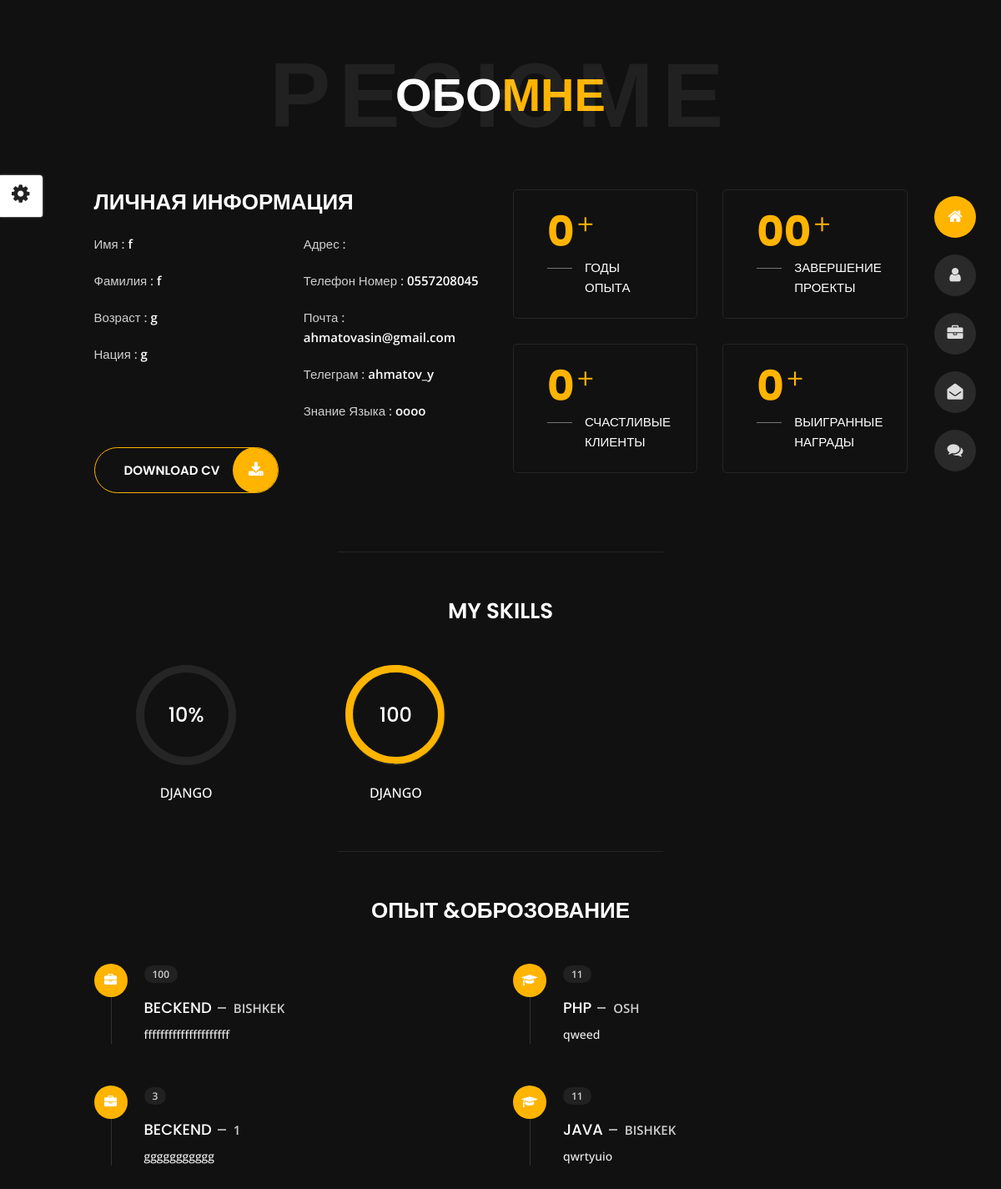
/about, run on the app's committed database.
### apps/settings/models.py (models this page shows, shortened)
class About(models.Model):
    first_name = models.CharField(
        max_length=255,
        verbose_name="имя"
    )
    last_name = models.CharField(
        max_length=255,
        verbose_name="фамилия"
    )
    age = models.CharField(
        max_length=255,
        verbose_name="возраст"
    )
    nation = models.CharField(
        max_length=255,
        verbose_name="нация"
    )
    addres = models.CharField(
        max_length=255,
        verbose_name="адрес"
    )
    phone = models.CharField(
        max_length=255,
        verbose_name="телефон номер"
    )
    email = models.CharField(
        max_length=255,
        verbose_name="почта"
    )
    telegram = models.CharField(
        max_length=255,
        verbose_name="username телеграм"
    )
    language = models.CharField(
        max_length=255,
        verbose_name="знание языка"
    )
    year = models.CharField(
        max_length=255,
        verbose_name="годы опыта"
    )
    project = models.CharField(
        max_length=255,
        verbose_name="завершенные проекты"
    )
    clients = models.CharField(
        max_length=255,
        verbose_name="счастливые клиенты"
    )
    awards = models.CharField(
        max_length=255,
        verbose_name="полученные награды"
    )
    class Meta:
        verbose_name = "обо мне"
        verbose_name_plural = "обо мне"

class Skiils(models.Model):
    title = models.CharField(
        max_length=255,
        verbose_name="название"
    )
    number = models.CharField(
        max_length=255,
        verbose_name="процент"
    )
    class Meta:
        verbose_name = "мои скилы"
        verbose_name = "мой скил"

class Experience(models.Model):
    year = models.CharField(
        max_length=255,
        verbose_name="год"
    )
    profession = models.CharField(
        max_length=255,
        verbose_name="профессия"
    )
    description = models.CharField(
        max_length=255,
        verbose_name="описание"
    )
    place_of_work= models.CharField(
        max_length=255,
        verbose_name="место работы"
    )
    year2 = models.CharField(
        max_length=255,
        verbose_name="год",
        blank=True, null=True
    )
    profession2 = models.CharField(
        max_length=255,
        verbose_name="профессия",
        blank=True, null=True
    )
    description2 = models.CharField(
        max_length=255,
        verbose_name="описание",
        blank=True, null=True
    )
    place_of_work2= models.CharField(
        max_length=255,
        verbose_name="место работы",
        blank=True, null=True
    )
    class Meta:
        verbose_name = "стаж"
        verbose_name_plural = "стажи"

### apps/settings/views.py (the view)
# urls.py: path("about", about, name="about"),
def about(request):
    info_me = About.objects.latest("id")
    skiils = Skiils.objects.all()
    experience = Experience.objects.all()
    experience_2 = Experience.objects.all()
    return render(request, "about.html", locals())

### templates/about.html (shortened to what this page needs)
{% extends 'include/homepage.html' %}
{% load static %}
{% block content %}
<body class="about">
<div id="showSwitcher" class="styleSecondColor"><i class="fa fa-cog fa-spin"></i></div>
{% include 'include/header.html' %}
<section class="title-section text-left text-sm-center revealator-slideup revealator-once revealator-delay1">
    <h1>Обо<span>мне</span></h1>
    <span class="title-bg">резюме</span>
</section>
<section class="main-content revealator-slideup revealator-once revealator-delay1">
    <div class="container">
        <div class="row">
            <div class="col-12 col-lg-5 col-xl-6">
                <div class="row">
                    <div class="col-12">
                        <h3 class="text-uppercase custom-title mb-0 ft-wt-600">личная информация</h3>
                    </div>
                    <div class="col-6">
                        <ul class="about-list list-unstyled open-sans-font">
                            <li> <span class="title">имя :</span> <span class="value d-block d-sm-inline-block d-lg-block d-xl-inline-block">{{info_me.first_name}}</span> </li>
                            <li> <span class="title">фамилия :</span> <span class="value d-block d-sm-inline-block d-lg-block d-xl-inline-block">{{info_me.last_name}}</span> </li>
                            <li> <span class="title">возраст :</span> <span class="value d-block d-sm-inline-block d-lg-block d-xl-inline-block">{{info_me.age}}</span> </li>
                            <li> <span class="title">нация :</span> <span class="value d-block d-sm-inline-block d-lg-block d-xl-inline-block">{{info_me.nation}}</span> </li>
                        </ul>
                    </div>
                    <div class="col-6">
                        <ul class="about-list list-unstyled open-sans-font">
                            <li> <span class="title">адрес :</span>  </li>
                            <li> <span class="title">телефон номер :</span> <span class="value d-block d-sm-inline-block d-lg-block d-xl-inline-block">{{info_me.phone}}</span> </li>
                            <li> <span class="title">почта :</span> <span class="value d-block d-sm-inline-block d-lg-block d-xl-inline-block">{{info_me.email}}</span> </li>
                            <li> <span class="title">телеграм :</span> <span class="value d-block d-sm-inline-block d-lg-block d-xl-inline-block">{{info_me.telegram}}</span> </li>
                            <li> <span class="title">знание языка :</span> <span class="value d-block d-sm-inline-block d-lg-block d-xl-inline-block">{{info_me.language}}</span> </li>
                        </ul>
                    </div>
                    <div class="col-12 mt-3">
                        <a class="button" href="#">
                            <span class="button-text">Download CV</span>
                            <span class="button-icon fa fa-download"></span>
                        </a>
                    </div>
                </div>
            </div>
            <div class="col-12 col-lg-7 col-xl-6 mt-5 mt-lg-0">
                <div class="row">
                    <div class="col-6">
                        <div class="box-stats with-margin">
                            <h3 class="poppins-font position-relative">{{info_me.year}}</h3>
                            <p class="open-sans-font m-0 position-relative text-uppercase">годы <span class="d-block">опыта</span></p>
                        </div>
                    </div>
                    <div class="col-6">
                        <div class="box-stats with-margin">
                            <h3 class="poppins-font position-relative">{{info_me.project}}</h3>
                            <p class="open-sans-font m-0 position-relative text-uppercase">завершение <span class="d-block">проекты</span></p>
                        </div>
                    </div>
                    <div class="col-6">
                        <div class="box-stats">
                            <h3 class="poppins-font position-relative">{{info_me.clients}}</h3>
                            <p class="open-sans-font m-0 position-relative text-uppercase">счастливые<span class="d-block">клиенты</span></p>
                        </div>
                    </div>
                    <div class="col-6">
                        <div class="box-stats">
                            <h3 class="poppins-font position-relative">{{info_me.awards}}</h3>
                            <p class="open-sans-font m-0 position-relative text-uppercase">выигранные <span class="d-block">награды</span></p>
                        </div>
                    </div>
                </div>
            </div>
        </div>
        <hr class="separator">
        <div class="row">
            <div class="col-12">
                <h3 class="text-uppercase pb-4 pb-sm-5 mb-3 mb-sm-0 text-left text-sm-center custom-title ft-wt-600">My Skills</h3>
            </div>
            {% for skiils in skiils %}
            <div class="col-6 col-md-3 mb-3 mb-sm-5">
                <div class="c100 p{{skiils.number}}">
                    <span>{{skiils.number}}</span>
                </div>
                <h6 class="text-uppercase open-sans-font text-center mt-2 mt-sm-4">{{skiils.title}}</h6>
            </div>
            {% endfor %}
        </div>
        <hr class="separator mt-1">
        <div class="row">
            <div class="col-12">
                <h3 class="text-uppercase pb-5 mb-0 text-left text-sm-center custom-title ft-wt-600"> опыт <span>&</span>оброзование</h3>
            </div>
            <div class="col-lg-6 m-15px-tb">
                <div class="resume-box">
                    {% for experience in experience %}
                    <ul>
                        <li>
                            <div class="icon">
                                <i class="fa fa-briefcase"></i>
                            </div>
                            <span class="time open-sans-font text-uppercase">{{experience.year}}</span>
                            <h5 class="poppins-font text-uppercase">{{experience.profession}}<span class="place open-sans-font">{{experience.place_of_work}}</span></h5>
                            <p class="open-sans-font">{{experience.description}} </p>
                        </li>
                    </ul>
                    {% endfor %}
                </div>
            </div>
            <div class="col-lg-6 m-15px-tb">
                <div class="resume-box">
                    {% for education in experience_2 %}
                    <ul>
                        <li>
                            <div class="icon">
                                <i class="fa fa-graduation-cap"></i>
                            </div>
                            <span class="time open-sans-font text-uppercase">{{ education.year2 }}</span>
                            <h5 class="poppins-font text-uppercase">{{education.profession2}}<span class="place open-sans-font">{{education.place_of_work2}}</span></h5>
                            <p class="open-sans-font">{{education.description2}}</p>
                        </li>
                    </ul>
                    {% endfor %}
                </div>
            </div>
        </div>
    </div>
</section>
{% endblock %}

### templates/include/homepage.html (shortened to what this page needs)
{% load static %}
<!DOCTYPE html>
<html lang="en">
<head>
    <link href="{% static 'css/bootstrap.min.css' %}" rel="stylesheet">
    <link href="{% static 'css/preloader.min.css' %}" rel="stylesheet">
    <link href="{% static 'css/circle.css' %}" rel="stylesheet">
    <link href="{% static 'css/font-awesome.min.css' %}" rel="stylesheet">
    <link href="{% static 'css/fm.revealator.jquery.min.css' %}" rel="stylesheet">
    <link href="{% static 'css/style.css' %}" rel="stylesheet">
    <link href="{% static 'css/skins/yellow.css' %}" rel="stylesheet">
    <link rel="alternate stylesheet" type="text/css" title="blue" href="{% static 'css/skins/blue.css' %}" />
    <link rel="alternate stylesheet" type="text/css" title="green" href="{% static 'css/skins/green.css' %}" />
    <link rel="alternate stylesheet" type="text/css" title="yellow" href="{% static 'css/skins/yellow.css' %}" />
    <link rel="alternate stylesheet" type="text/css" title="blueviolet" href="{% static 'css/skins/blueviolet.css' %}" />
    <link rel="alternate stylesheet" type="text/css" title="goldenrod" href="{% static 'css/skins/goldenrod.css' %}" />
    <link rel="alternate stylesheet" type="text/css" title="magenta" href="{% static 'css/skins/magenta.css' %}" />
    <link rel="alternate stylesheet" type="text/css" title="orange" href="{% static 'css/skins/orange.css' %}" />
    <link rel="alternate stylesheet" type="text/css" title="purple" href="{% static 'css/skins/purple.css' %}" />
    <link rel="alternate stylesheet" type="text/css" title="red" href="{% static 'css/skins/red.css' %}" />
    <link rel="alternate stylesheet" type="text/css" title="yellowgreen" href="{% static 'css/skins/yellowgreen.css' %}" />
    <link rel="stylesheet" type="text/css" href="{% static 'css/styleswitcher.css' %}" />
</head>
    {% block content %}
    {% endblock %}
</body>
</html>

### templates/include/header.html (shortened to what this page needs)
{% load static %}
<header class="header" id="navbar-collapse-toggle">
    <ul class="icon-menu d-none d-lg-block revealator-slideup revealator-once revealator-delay1">
        <li class="icon-box active">
            <i class="fa fa-home"></i>
            <a href="{% url 'index' %}">
            </a>
        </li>
        <li class="icon-box">
            <i class="fa fa-user"></i>
            <a href="{% url 'about' %}">
            </a>
        </li>
        <li class="icon-box">
            <i class="fa fa-briefcase"></i>
            <a href="{% url 'portfolio' %}">
            </a>
        </li>
        <li class="icon-box">
            <i class="fa fa-envelope-open"></i>
            <a href="{% url 'contacts' %}">
            </a>
        </li>
        <li class="icon-box">
            <i class="fa fa-comments"></i>
            <a href="{% url 'blog' %}">
            </a>
        </li>
    </ul>
</header>

### data on the page
About: first_name "f", last_name "f", age "g", nation "g", phone "0557208045", email "ahmatovasin@gmail.com", telegram "ahmatov_y", language "oooo", year "0", project "00", clients "0", awards "0"
Skiils: number "10%", title "DJANGO"
Skiils: number "100", title "DJANGO"
Experience: year "100", profession "BECKEND", place_of_work "BISHKEK", description "fffffffffffffffffffff", year2 "11", profession2 "PHP", place_of_work2 "OSH", description2 "qweed"
Experience: year "3", profession "BECKEND", place_of_work "1", description "ggggggggggg", year2 "11", profession2 "JAVA", place_of_work2 "BISHKEK", description2 "qwrtyuio"
